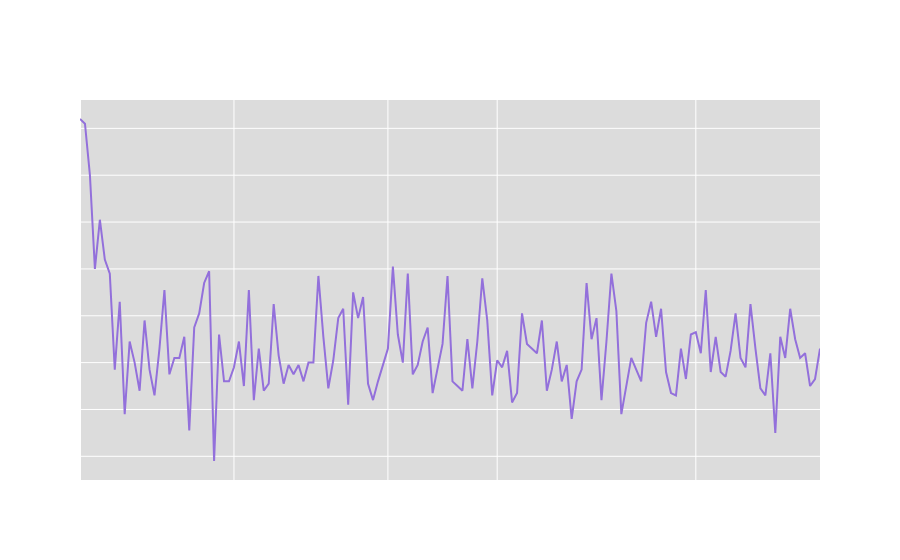

This figure's notebook cell:
### Code cell
# Plotting the evolution of infected numbers each day
zile_pe_luna = [30, 31, 31, 28, 31]
luni = ['Nov', 'Dec', 'Jan', 'Feb', 'Mar'] 
pozitie_luna = [i * zile_pe_luna[i] for i in range(len(zile_pe_luna))]

fig = go.Figure()

fig.add_trace(go.Scatter(
    x=np.arange(simulare_zile), 
    y=nr_infectati_pe_zi, 
    mode='lines', 
    name='Numar infectati in perioda noiembrie - martie', 
    line=dict(color='MediumPurple', width=2)))

fig.update_layout(title=dict(text='Evolutia gripei in Bucuresti (noiembrie - martie)', x=0.5),
                   xaxis=dict(title='Zile', tickvals=pozitie_luna, ticktext=luni),
                   yaxis_title='Nr persoane infectate',
                   paper_bgcolor='rgba(0,0,0,0)',
                   font=dict(family='system-ui', size=14, color='white'),
                   plot_bgcolor='Gainsboro', )
fig.show()

### Figure 1 — Plotly figure (JSON) as saved in the notebook; plotly's stock layout.template omitted (floating-point values rounded to 4 significant figures; data arrays with more than 128 entries replaced by an {"elided": "..."} marker saying what was removed)
{"data": [{"line": {"color": "MediumPurple", "width": 2}, "mode": "lines", "name": "Numar infectati in perioda noiembrie - martie", "type": "scatter", "x": {"elided": "150 int values"}, "y": {"elided": "150 int values"}}], "layout": {"font": {"color": "white", "family": "system-ui", "size": 14}, "paper_bgcolor": "rgba(0,0,0,0)", "plot_bgcolor": "Gainsboro", "title": {"text": "Evolutia gripei in Bucuresti (noiembrie - martie)", "x": 0.5}, "xaxis": {"ticktext": ["Nov", "Dec", "Jan", "Feb", "Mar"], "tickvals": [0, 31, 62, 84, 124], "title": {"text": "Zile"}}, "yaxis": {"title": {"text": "Nr persoane infectate"}}}}
